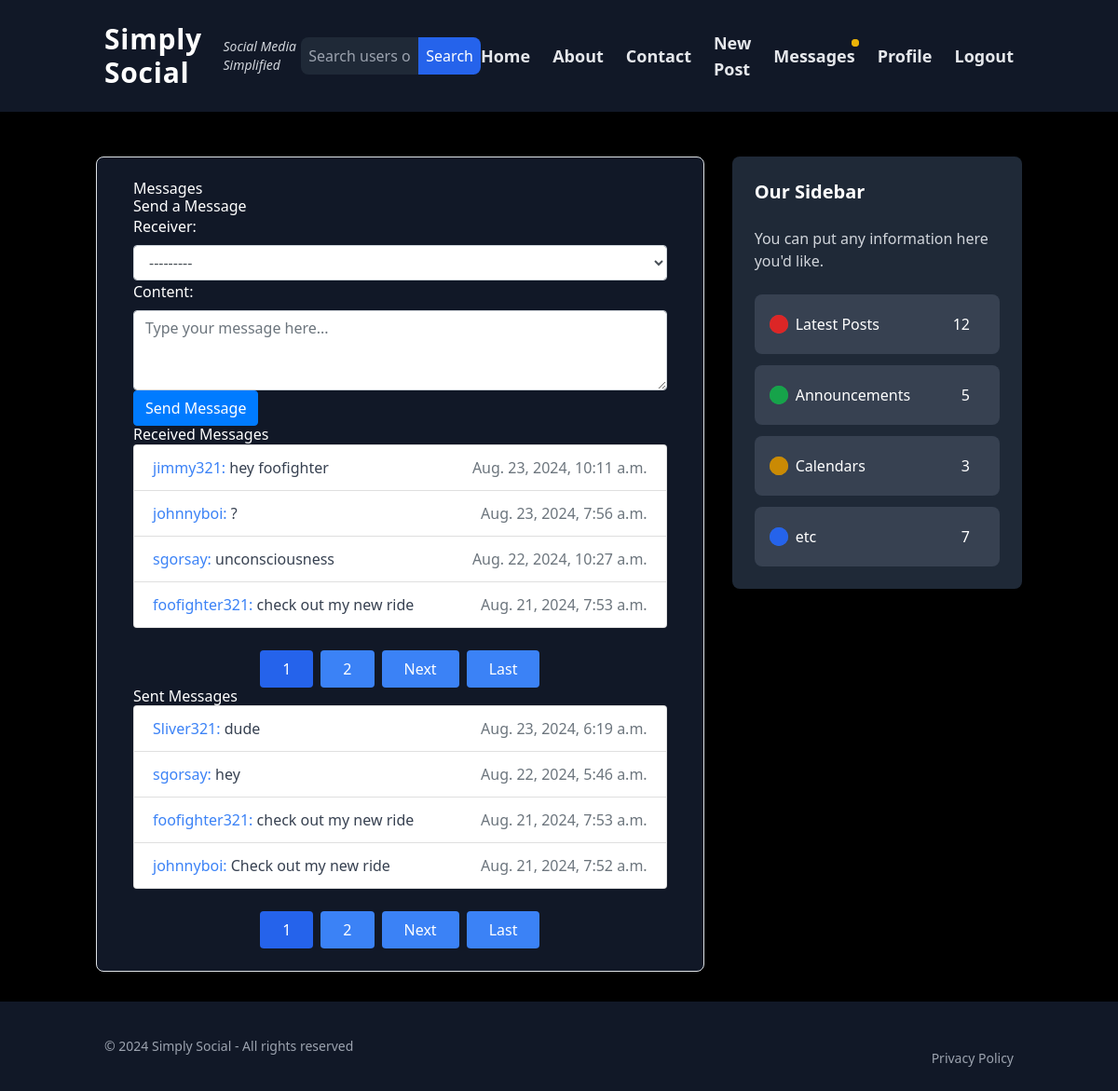
The app's page /home/messages/ (signed in), older data.
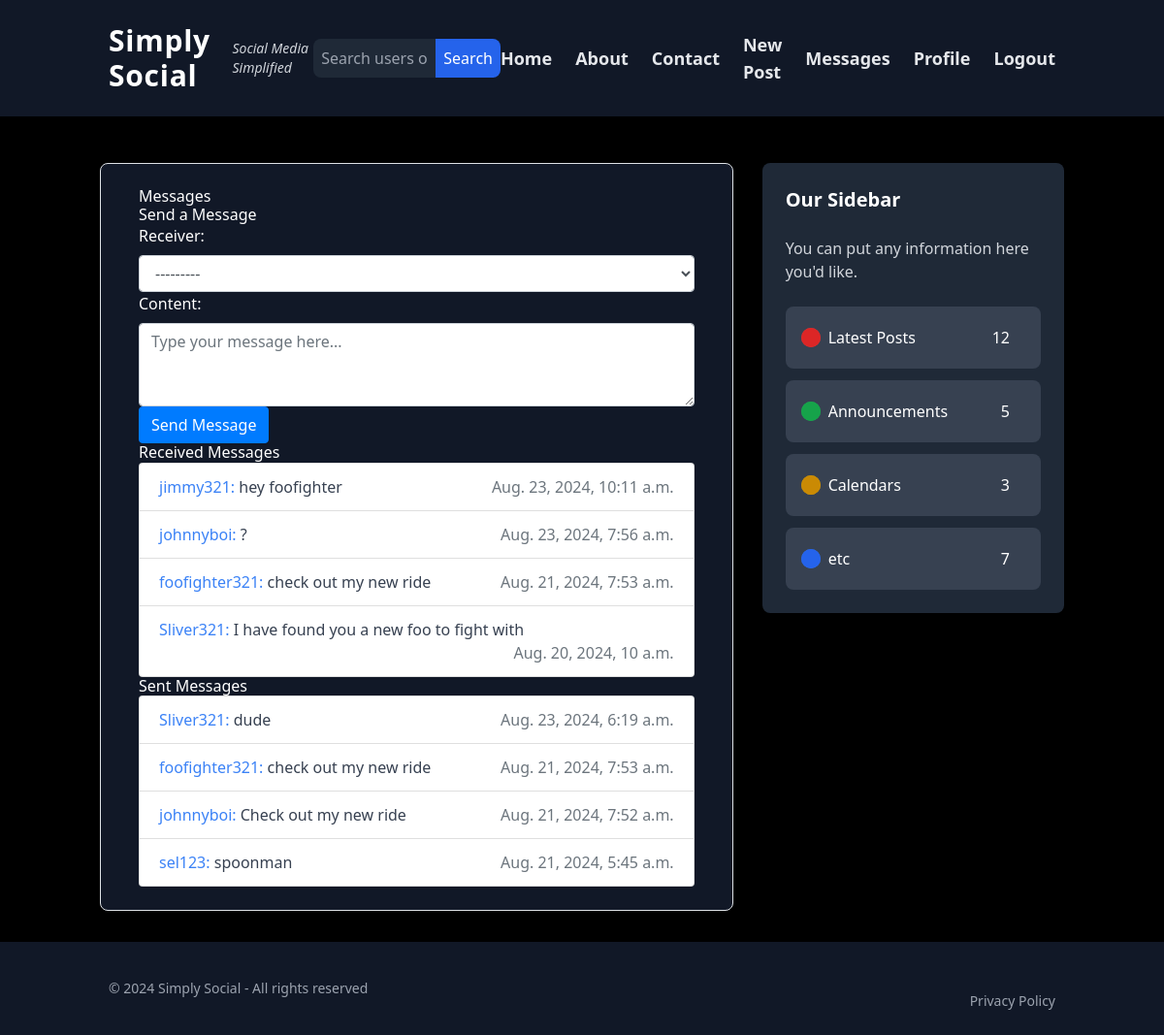
The same page, newer data.
### blog/models.py (models this page shows, shortened)
class Message(models.Model):
    sender = models.ForeignKey(User, related_name='sent_messages', on_delete=models.CASCADE)
    receiver = models.ForeignKey(User, related_name='received_messages', on_delete=models.CASCADE)
    content = models.TextField()
    timestamp = models.DateTimeField(auto_now_add=True)
    key = models.CharField(max_length=44, blank=True, null=True)  # Adjusted length to match Fernet key size
    read = models.BooleanField(default=False)
    class Meta:
        ordering = ['-timestamp']

### blog/views.py (the view)
# urls.py: path('home/messages/', views.message_list, name='message-list'),
@login_required
def message_list(request):
    if request.method == 'POST':
        form = MessageForm(request.POST, user=request.user)
        if form.is_valid():
            message = form.save(commit=False)
            message.sender = request.user
            message.save()
            messages.success(request, "Message sent successfully!")
            return redirect('message-list')  # Redirect to avoid resubmission of form
    else:
        form = MessageForm(user=request.user)
    latest_received_messages = Message.objects.filter(receiver=request.user).values('sender').annotate(last_message=Max('timestamp')).order_by('-last_message')
    received_messages = Message.objects.filter(receiver=request.user, timestamp__in=[msg['last_message'] for msg in latest_received_messages])
    latest_sent_messages = Message.objects.filter(sender=request.user).values('receiver').annotate(last_message=Max('timestamp')).order_by('-last_message')
    sent_messages = Message.objects.filter(sender=request.user, timestamp__in=[msg['last_message'] for msg in latest_sent_messages])
    for message in received_messages:
        message.decrypted_content = decrypt_message_content(message, request.user)
    for message in sent_messages:
        message.decrypted_content = decrypt_message_content(message, request.user)
    received_paginator = Paginator(received_messages, 4)  # Show 4 messages per page
    received_page_number = request.GET.get('received_page')
    received_page_obj = received_paginator.get_page(received_page_number)
    sent_paginator = Paginator(sent_messages, 4)  # Show 5 messages per page
    sent_page_number = request.GET.get('sent_page')
    sent_page_obj = sent_paginator.get_page(sent_page_number)
    return render(request, 'blog/message_list.html', {
        'form': form,
        'received_messages': received_page_obj,
        'sent_messages': sent_page_obj,
        'received_page_obj': received_page_obj,
        'sent_page_obj': sent_page_obj,
    })

### blog/forms.py
class MessageForm(forms.ModelForm):
    class Meta:
        model = Message
        fields = ['receiver', 'content']
        widgets = {
            'receiver': forms.Select(attrs={'class': 'form-control'}),
            'content': forms.Textarea(attrs={'class': 'form-control', 'rows': 3, 'placeholder': 'Type your message here...'})
        }
    def __init__(self, *args, **kwargs):
        user = kwargs.pop('user',None)
        super(MessageForm, self).__init__(*args, **kwargs)
        if user:
            self.fields['receiver'].queryset = User.objects.filter(profile__followers=user)

### blog/views.py (called while the page is built)
def decrypt_message_content(message, user):
    try:
        cipher_suite = Fernet(message.key.encode('utf-8'))
        decrypted_content = cipher_suite.decrypt(message.content.encode('utf-8')).decode('utf-8')
        return decrypted_content
    except InvalidToken:
        return "Decryption failed: Invalid token."
    except Exception as e:
        return f"Decryption error: {str(e)}"

def base_context(request):
    context = {}
    if request.user.is_authenticated:
        context['has_unread_messages'] = Message.objects.filter(receiver=request.user, read=False).exists()
    return context

### blog/templates/blog/message_list.html (shortened to what this page needs)
{% extends "blog/base.html" %}
{% block content %}
  <div class="container">
    <h2>Messages</h2>
    <h3>Send a Message</h3>
    <form method="post">
      {{ form.as_p }}
      <button type="submit" class="btn btn-primary">Send Message</button>
    </form>
    <h3>Received Messages</h3>
    <ul class="list-group">
      {% for message in received_messages %}
        <li class="list-group-item">
            <a class="text-blue-500" href="{% url 'conversation-view' message.sender.username %}">{{ message.sender.username }}:</a> <span class="text-gray-700">{{ message.decrypted_content }}</span>
          <span class="float-right text-muted">{{ message.timestamp }}</span>
        </li>
      {% empty %}
        <li class="list-group-item text-gray-700">No messages received.</li>
      {% endfor %}
    </ul>
    {% if received_page_obj.has_other_pages %}
        <div class="flex justify-center mt-6">
            <nav class="flex space-x-2">
                {% for num in received_page_obj.paginator.page_range %}
                    {% if received_page_obj.number == num %}
                        <span class="px-4 py-2 bg-blue-600 text-white rounded">{{ num }}</span>
                    {% elif num > received_page_obj.number|add:"-3" and num < received_page_obj.number|add:"3" %}
                        <a class="px-4 py-2 bg-blue-500 text-white rounded hover:bg-blue-600" href="?received_page={{ num }}">{{ num }}</a>
                    {% endif %}
                {% endfor %}
                {% if received_page_obj.has_next %}
                    <a class="px-4 py-2 bg-blue-500 text-white rounded hover:bg-blue-600" href="?received_page={{ received_page_obj.next_page_number }}">Next</a>
                    <a class="px-4 py-2 bg-blue-500 text-white rounded hover:bg-blue-600" href="?received_page={{ received_page_obj.paginator.num_pages }}">Last</a>
                {% endif %}
            </nav>
        </div>
    {% endif %}
    <h3>Sent Messages</h3>
    <ul class="list-group">
      {% for message in sent_messages %}
        <li class="list-group-item">
            <a class="text-blue-500" href="{% url 'conversation-view' message.receiver.username %}">{{ message.receiver.username }}:</a> <span class="text-gray-700">{{ message.decrypted_content }}</span>
          <span class="float-right text-muted">{{ message.timestamp }}</span>
        </li>
      {% empty %}
        <li class="list-group-item text-gray-700">No messages sent.</li>
      {% endfor %}
    </ul>
    {% if sent_page_obj.has_other_pages %}
        <div class="flex justify-center mt-6">
            <nav class="flex space-x-2">
                {% for num in sent_page_obj.paginator.page_range %}
                    {% if sent_page_obj.number == num %}
                        <span class="px-4 py-2 bg-blue-600 text-white rounded">{{ num }}</span>
                    {% elif num > sent_page_obj.number|add:"-3" and num < sent_page_obj.number|add:"3" %}
                        <a class="px-4 py-2 bg-blue-500 text-white rounded hover:bg-blue-600" href="?sent_page={{ num }}">{{ num }}</a>
                    {% endif %}
                {% endfor %}
                {% if sent_page_obj.has_next %}
                    <a class="px-4 py-2 bg-blue-500 text-white rounded hover:bg-blue-600" href="?sent_page={{ sent_page_obj.next_page_number }}">Next</a>
                    <a class="px-4 py-2 bg-blue-500 text-white rounded hover:bg-blue-600" href="?sent_page={{ sent_page_obj.paginator.num_pages }}">Last</a>
                {% endif %}
            </nav>
        </div>
    {% endif %}
  </div>
{% endblock %}

Row changes from the older to the newer data that the page shows:
removed Message: sender.username "sgorsay", decrypted_content "unconsciousness", timestamp "Aug. 22, 2024, 10:27 a.m.", shown under "Received Messages"
removed Message: receiver.username "sgorsay", decrypted_content "hey", timestamp "Aug. 22, 2024, 5:46 a.m.", shown under "Sent Messages"
now on this page (row unchanged): Message: sender.username "Sliver321", decrypted_content "I have found you a new foo to fight with", timestamp "Aug. 20, 2024, 10 a.m.", shown under "Received Messages"
now on this page (row unchanged): Message: receiver.username "sel123", decrypted_content "spoonman", timestamp "Aug. 21, 2024, 5:45 a.m.", shown under "Sent Messages"
Text that changed along with them:
list line gone: "1"
list line gone: "2"
text no longer shown: "Next Last Next Last"
